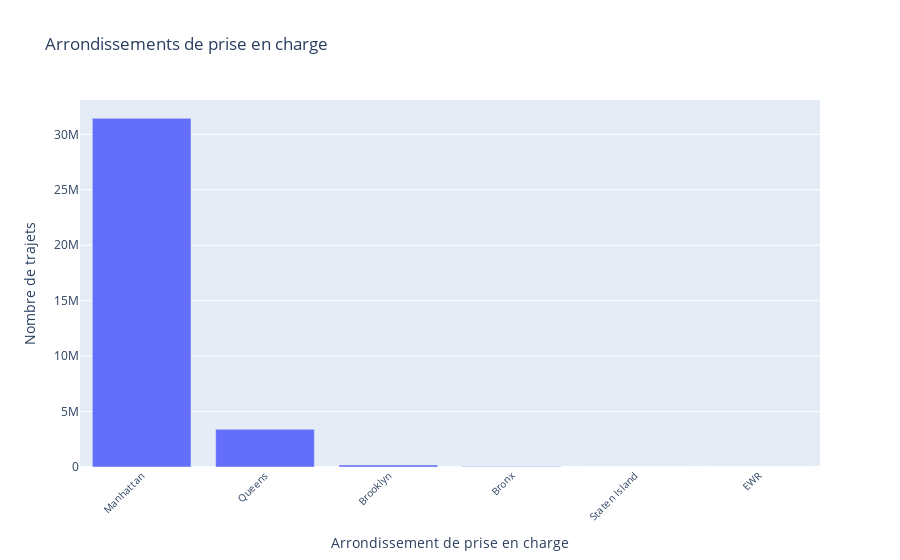

Notebook code for this chart:
### Code cell
# Créer le graphique des arrondissements de prise en charge
fig = px.bar(pickup_counts, x='Arrondissement', y='Nombre de trajets', 
             title='Arrondissements de prise en charge',
             labels={'Arrondissement': 'Arrondissement de prise en charge', 'Nombre de trajets': 'Nombre de trajets'})

# Personnaliser la mise en page
fig.update_layout(xaxis_tickangle=-45, xaxis_tickfont=dict(size=10))

# Afficher le graphique
fig.show()

### Figure 1 — Plotly figure (JSON) as saved in the notebook; plotly's stock layout.template omitted (floating-point values rounded to 4 significant figures)
{"data": [{"alignmentgroup": "True", "hovertemplate": "Arrondissement de prise en charge=%{x}<br>Nombre de trajets=%{y}<extra></extra>", "legendgroup": "", "marker": {"color": "#636efa", "pattern": {"shape": ""}}, "name": "", "offsetgroup": "", "orientation": "v", "showlegend": false, "textposition": "auto", "type": "bar", "x": ["Manhattan", "Queens", "Brooklyn", "Bronx", "Staten Island", "EWR"], "xaxis": "x", "y": [31444556, 3405732, 181620, 47487, 1715, 886], "yaxis": "y"}], "layout": {"barmode": "relative", "legend": {"tracegroupgap": 0}, "title": {"text": "Arrondissements de prise en charge"}, "xaxis": {"anchor": "y", "domain": [0, 1], "tickangle": -45, "tickfont": {"size": 10}, "title": {"text": "Arrondissement de prise en charge"}}, "yaxis": {"anchor": "x", "domain": [0, 1], "title": {"text": "Nombre de trajets"}}}}
